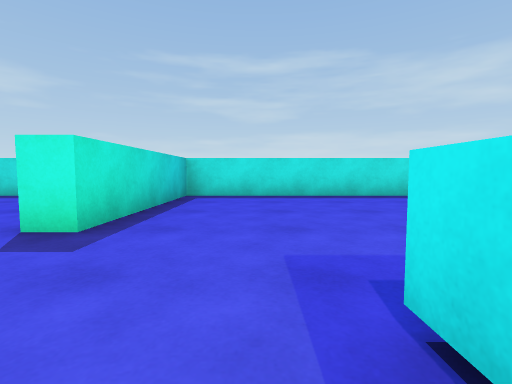
[1] (above)

21 first-person views from a walk through a scene from a Unity 3-D project. The camera is 0.52 m above the floor, tilts 4° down and sees 85° across. The floor is counted in squares, 1 m on a side. Each view is taken from the middle of a square. On the plan, view 1 faces up. The plan holds only what a view shows up to about 9 squares ahead; the rest is blank. The player character is not drawn.

[2]
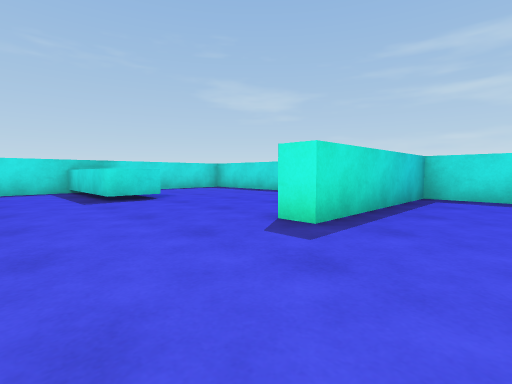

[3]
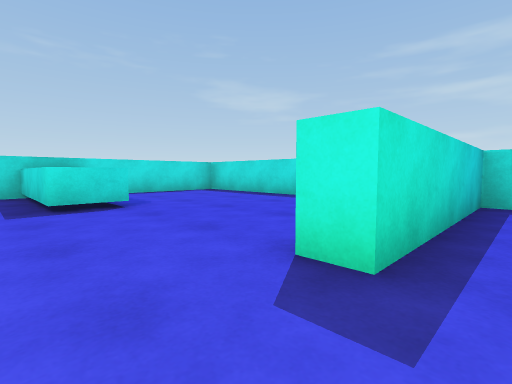

[4]
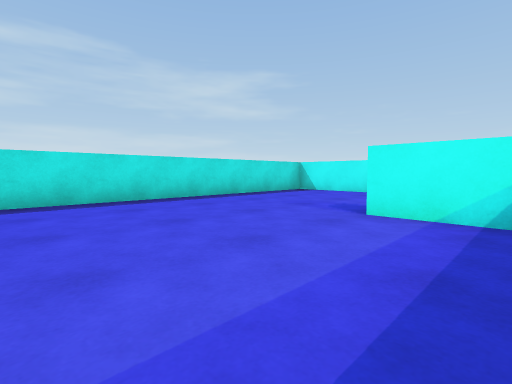

[5]
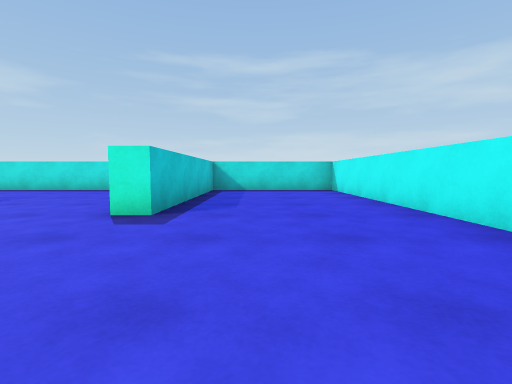

[6]
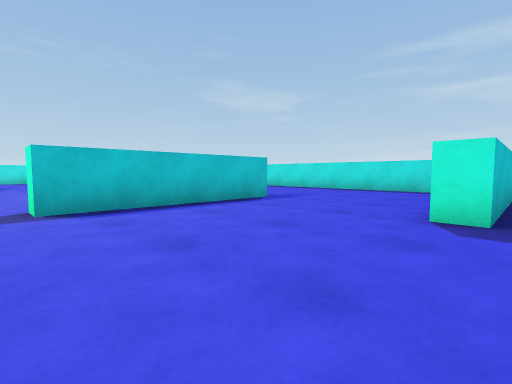

[7]
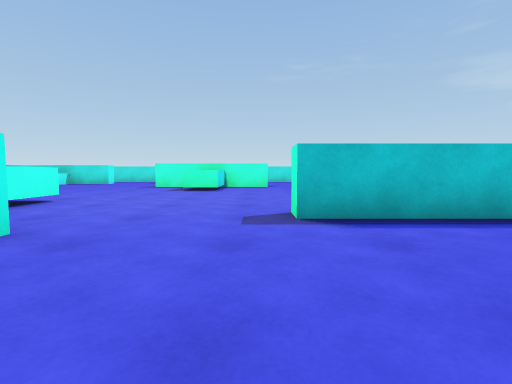

[8]
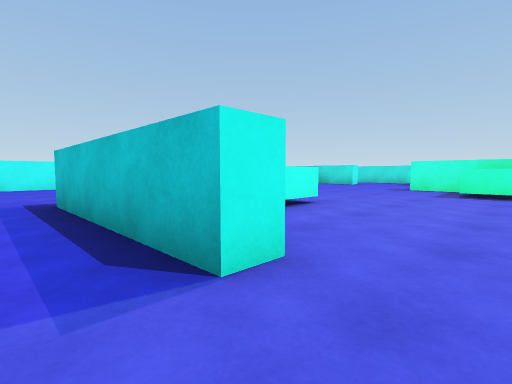

[9]
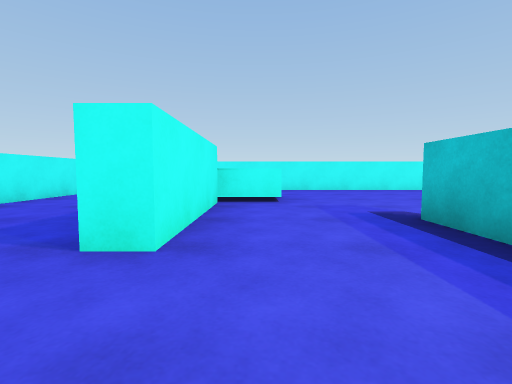

[10]
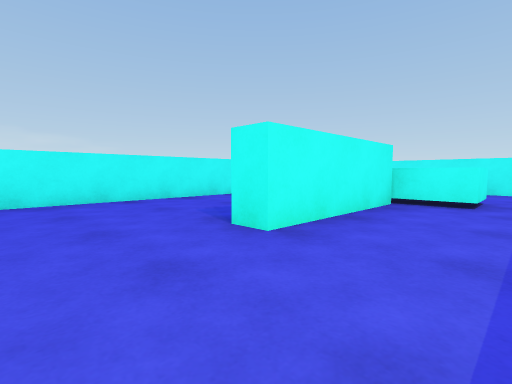

[11]
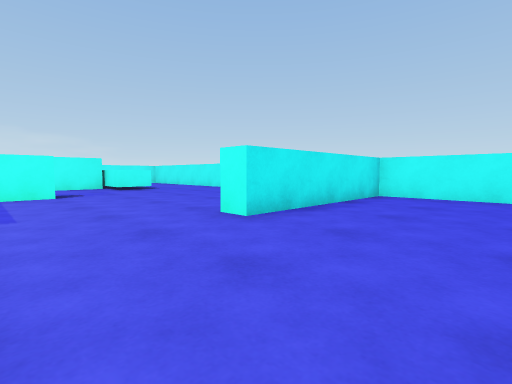

[12]
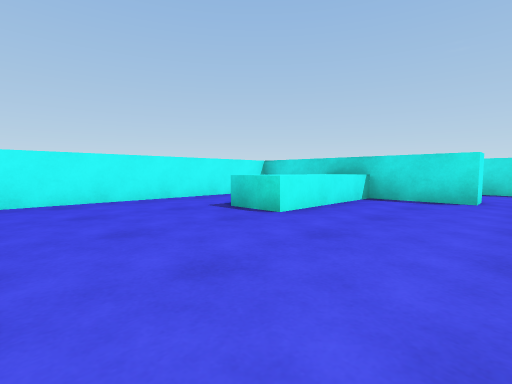

[13]
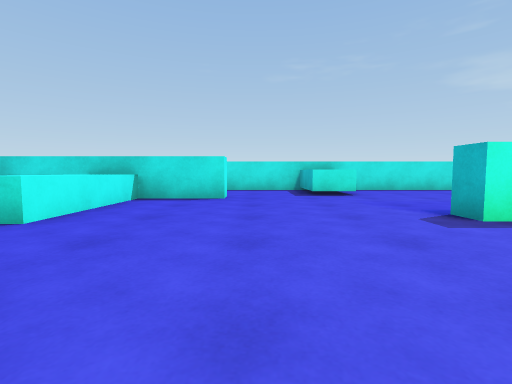

[14]
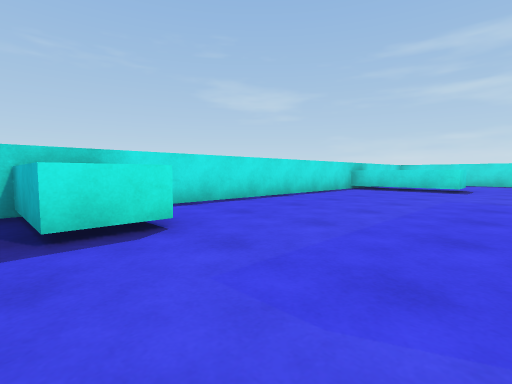

[15]
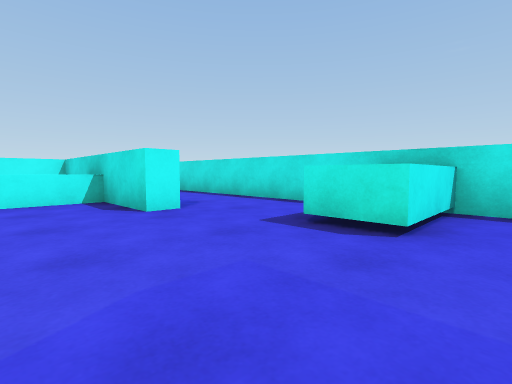

[16]
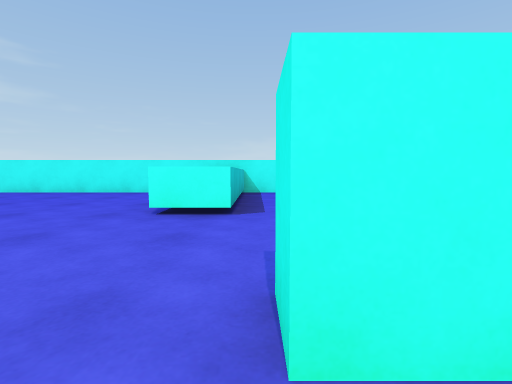

[17]
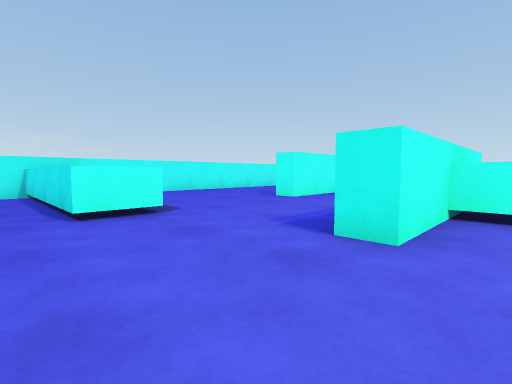

[18]
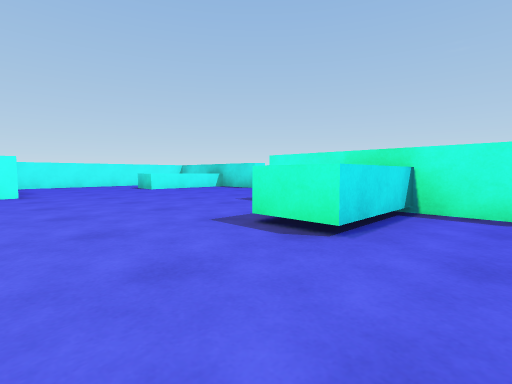

[19]
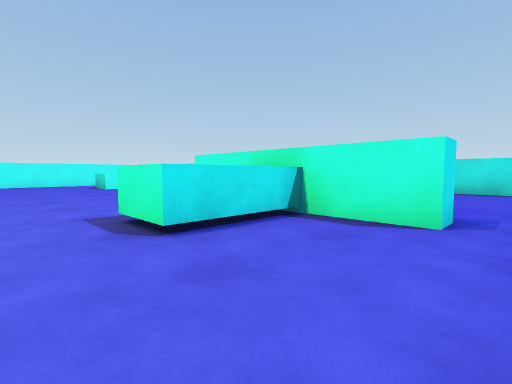

[20]
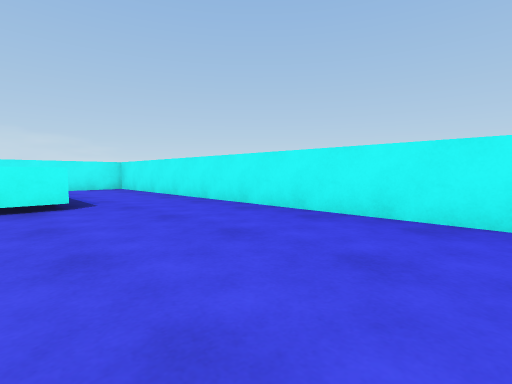

[21]
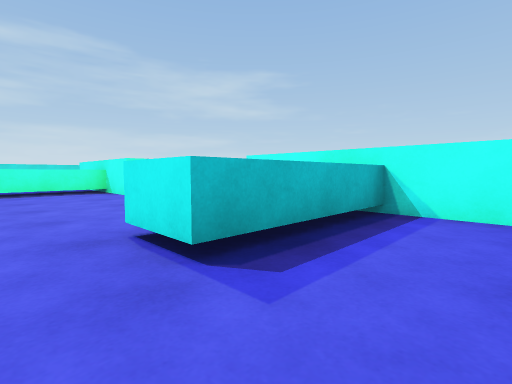

### Floor plan
Key: @ floor where view 1 was taken; # wall or solid block; . floor; ^ raised ledge.
Columns run from 9 left of view 1 to 11 right of it. Each row starts with its distance up from view 1.
  7 #####  ##############
  6 #....  #........#...#
  5 #..... #........#...#
  4 #......#........#...#
  3 #......#........#...#
  2 #^^^.........#..#...#
  1 #.........^^^#......#
  0 #........@^^^#......#
 -1 #............#......#
 -2 #.....#.............#
 -3 #.....#^.........^^^#
 -4 #.....#^^...........#
 -5 #.....#.......#.....#
 -6 #^^........^^^#.....#
 -7 #.............#..#..#
 -8 #.............#..#..#
 -9 #..#.............#..#
-10 #..#......#.....^^ .#
-11 #..#^^^...#.....^^^.#
-12 #. #  ....#.........#
-13 #####################

Where each view was taken, in squares from view 1:
view 1: 0 up, 0 right, facing up
view 2: 0 up, 0 right, facing up-left
view 3: 1 up, 1 left, facing up-left
view 4: 1 up, 0 right, facing up-right
view 5: 2 down, 9 right, facing up
view 6: 2 down, 8 right, facing up-left
view 7: 2 down, 7 right, facing left
view 8: 3 down, 6 right, facing down-left
view 9: 5 down, 7 right, facing down
view 10: 5 down, 6 right, facing down-right
view 11: 7 down, 2 left, facing down-right
view 12: 8 down, 0 right, facing down-left
view 13: 8 down, 0 right, facing left
view 14: 7 down, 4 left, facing up-left
view 15: 5 down, 4 left, facing down-left
view 16: 4 down, 4 right, facing right
view 17: 2 down, 4 right, facing down-right
view 18: 2 down, 1 right, facing down-left
view 19: 1 down, 0 right, facing down-left
view 20: 10 down, 2 right, facing down-right
view 21: 8 down, 1 right, facing up-right
